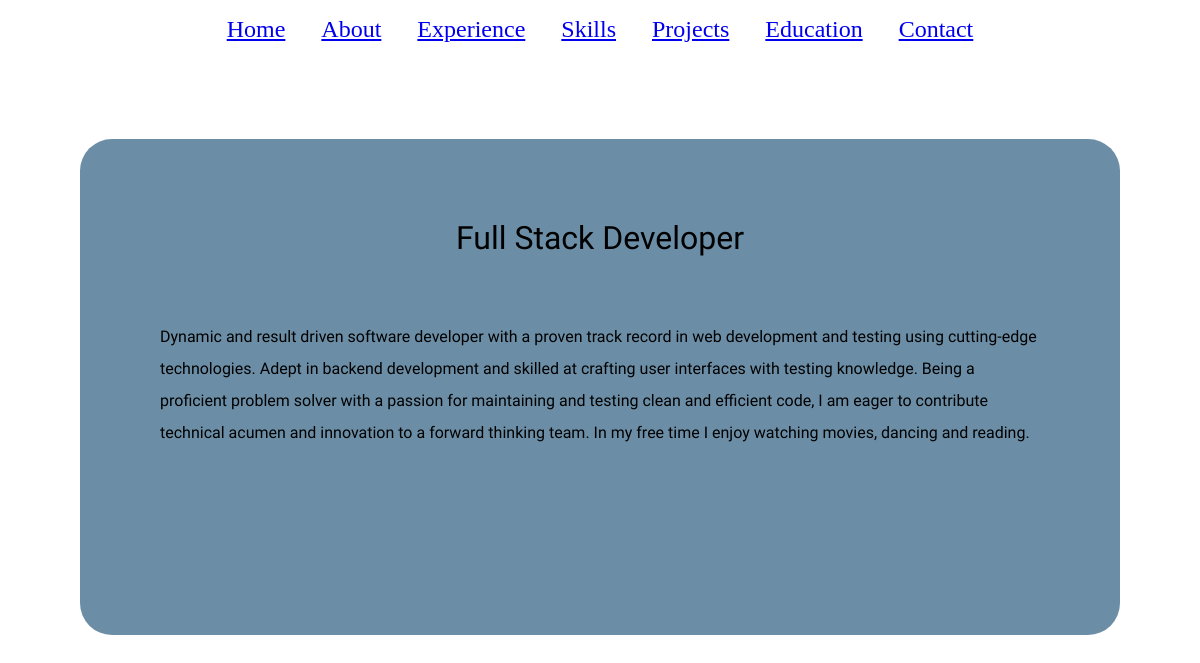
Page /about/ on the earlier database version.
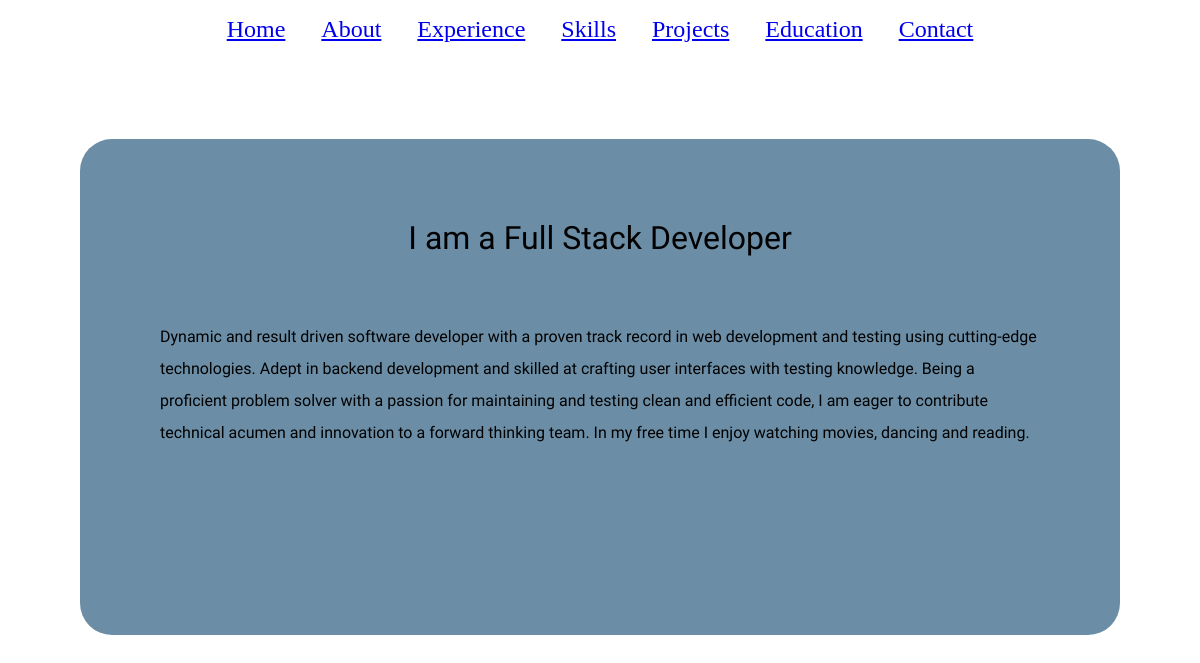
Same page on the later database version.
### app_portfolio/models.py (models this page shows, shortened)
class About(models.Model):
    title = models.CharField(max_length=15)
    sub_title= models.CharField(max_length=50)
    description = models.TextField(blank=False)
    profile_img = models.ImageField(upload_to='picture/',)

### app_portfolio/views.py (the view)
# urls.py: path('about/', about, name='about'),
def about(request):
    about_data = About.objects.all()
    context = {
        "about_data": about_data
    }
    return render(request, 'app_portfolio/about.html', context=context)

### templates/app_portfolio/about.html
{% extends 'app_portfolio/base.html' %}
{% load static %}
{% block content %}
{% for about in about_data %}
<div class="about">
  <p class="about_sub_title">{{ about.sub_title }}</p>
  <p class="about_description">{{ about.description }}</p>
</div>
{% endfor %}
{% endblock %}

Differences in the rows shown:
changed About: sub_title "Full Stack Developer" → "I am a Full Stack Developer"
